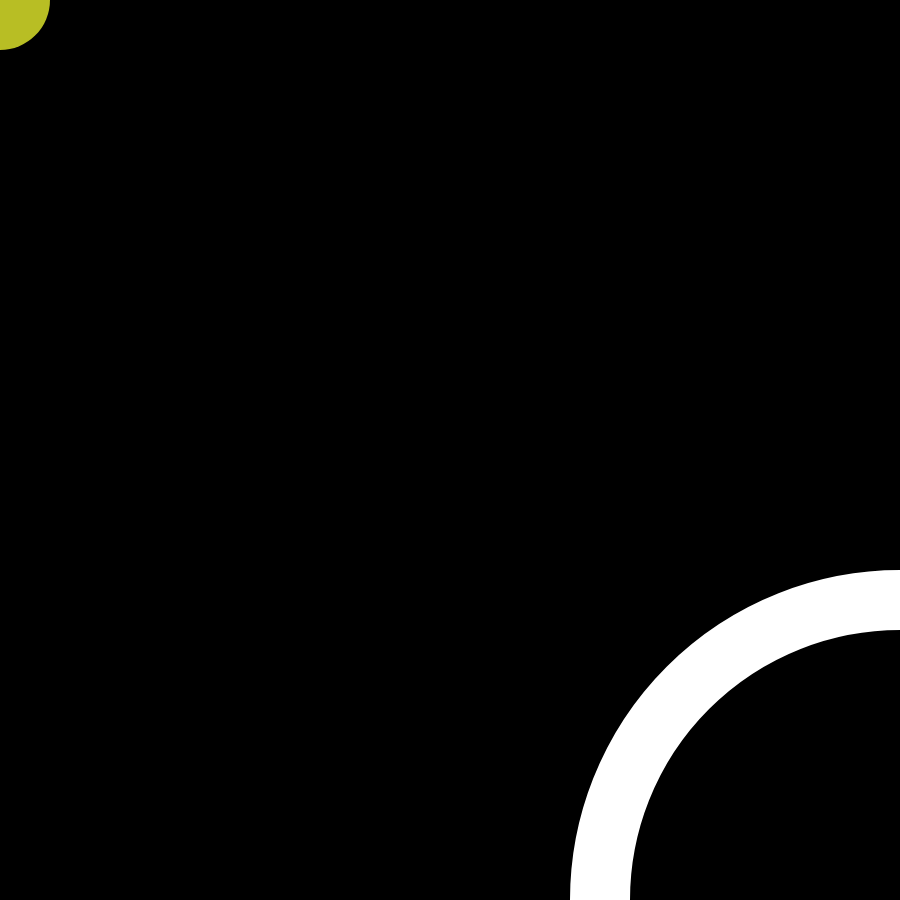
Frame 1 (no input)
Frame 60 (no input): identical to frame 1, image omitted
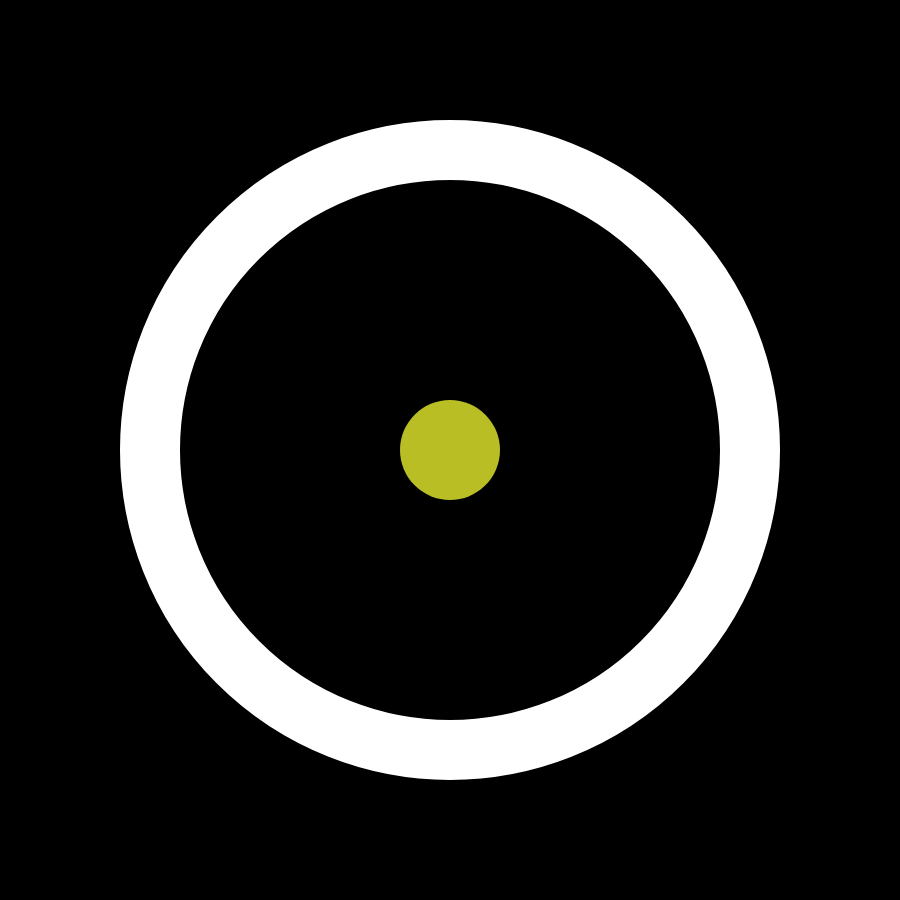
Frame 120 (the mouse pressed at the canvas centre since frame 60)

The p5.js sketch that drew these frames (run headless with seeded random() and noise() and a simulated clock; from frame 60 on, the mouse is pressed at the canvas centre):

// p5.js sketch
// ── sketch.js
let accent = "#B8BE24";
let ellipseX;
let ellipseY;

function setup() {
  createCanvas(900, 900);
  noStroke(); // no contour
  noCursor(); // hide default cursor
}

function draw() {
  background("black");

  noFill();
  stroke("white");
  strokeWeight(60);

  // ellipse
  ellipseX = map(mouseX, 0, width, 900, 0);
  ellipseY = map(mouseY, 0, height, 900, 0);
  ellipse(ellipseX, ellipseY, 600, 600);

  // draw ellipse as mouse cursor
  fill(accent);
  noStroke();
  ellipse(mouseX, mouseY, 100, 100);
}
